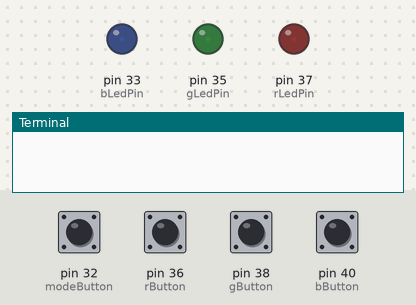
Simulated run of this program. Board: Raspberry Pi (header pin numbers). Shown: output pins drawn as LEDs (lit = HIGH), the last lines printed to the terminal. The test bench sets the inputs (shaded band); at power-on: pin 32 (modeButton), pin 36 (rButton), pin 38 (gButton), pin 40 (bButton) LOW.

Above: at 1.2 s.
1.3 s: pin 36 (rButton) pulled HIGH for 1 s
At 3.2 s:
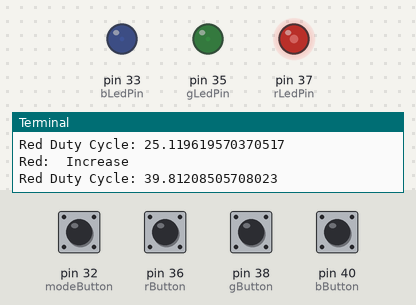
4.3 s: pin 38 (gButton) pulled HIGH for 1 s
At 5.6 s:
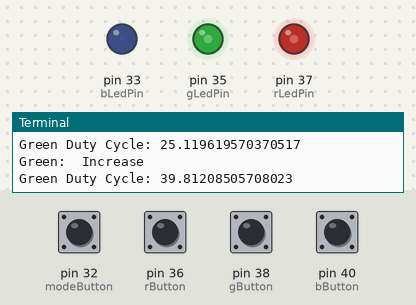
7.3 s: pin 40 (bButton) pulled HIGH for 1 s
At 9.3 s:
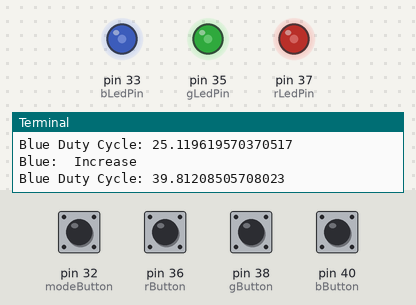
10.3 s: pin 36 (rButton) pulled HIGH for 0.15 s
At 11.0 s:
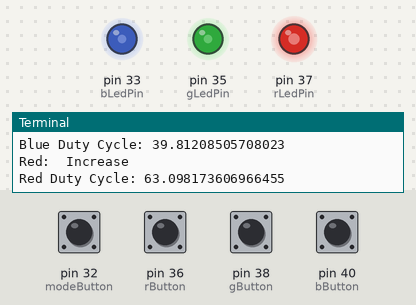
11.9 s: pin 38 (gButton) pulled HIGH for 0.15 s
At 12.9 s:
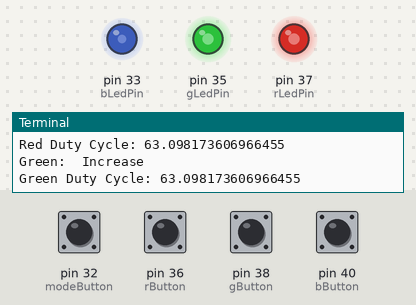
13.5 s: pin 40 (bButton) pulled HIGH for 0.15 s
At 14.0 s:
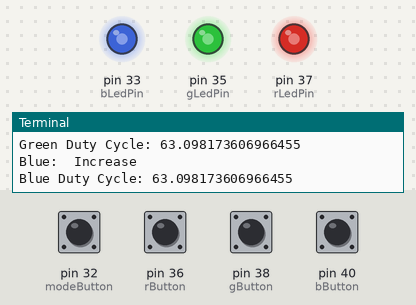
Timing chart, 0 to 16.1 s (numbered marks = the images above; inputs shaded):
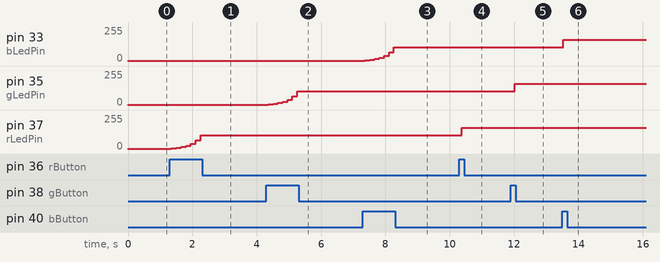

The program:

rgb-dimmer-buttons.py
```python
#rgb dimmer buttons
# rgb-buttons.py
import RPi.GPIO as GPIO
from time import sleep

GPIO.setmode(GPIO.BOARD)

rLedPin = 37
gLedPin = 35
bLedPin = 33

rButton = 36
gButton = 38
bButton = 40
modeButton = 32
GPIO.setup(rLedPin, GPIO.OUT)
GPIO.setup(gLedPin, GPIO.OUT)
GPIO.setup(bLedPin, GPIO.OUT)

#GPIO.output(rLedPin, 0)
#GPIO.output(gLedPin, 0)
#GPIO.output(bLedPin, 0)

GPIO.setup(rButton, GPIO.IN,  pull_up_down=GPIO.PUD_DOWN)
GPIO.setup(gButton, GPIO.IN,  pull_up_down=GPIO.PUD_DOWN)
GPIO.setup(bButton, GPIO.IN,  pull_up_down=GPIO.PUD_DOWN)
GPIO.setup(modeButton, GPIO.IN,  pull_up_down=GPIO.PUD_DOWN)
modeState = 1
modeStateOld = 1
rState = 0
gState = 0
bState = 0

rStateOld = 0
gStateOld = 0
bStateOld = 0

rDC = .9
gDC = .9
bDC = .9

rPWM = GPIO.PWM(rLedPin,100)
gPWM = GPIO.PWM(gLedPin,100)
bPWM = GPIO.PWM(bLedPin,100)

GPIO.output(rLedPin, False)
GPIO.output(gLedPin, False)
GPIO.output(bLedPin, False)
rBP = 1
bBP = 1
gBP = 1
rDutyCycle = 1.01
gDutyCycle = 1.01
bDutyCycle = 1.01

rDutyCycleOld = 1.01
gDutyCycleOld = 1.01
bDutyCycleOld = 1.01
rPWM.start(rDutyCycle)
gPWM.start(gDutyCycle)
bPWM.start(bDutyCycle)
stateChangeType = "Increase"
try:

    while True:
        rState = GPIO.input(rButton)
        gState = GPIO.input(gButton)
        bState = GPIO.input(bButton)
        modeState = GPIO.input(modeButton)
        if modeState == 1:
            modeStateOld = not modeStateOld
            if modeStateOld == 1:
                print("Mode State: Increase")
                stateChangeType = "Increase"
            else:
                print("Mode State: Decrease")
                stateChangeType = "Decrease"
        if rState == 1:
            if modeStateOld == 1:
                rBP += 1
            else:
                rBP -= 1
            rDutyCycle = (1.5849) ** rBP
            print("Red: ", stateChangeType)
        if gState == 1:
            if modeStateOld == 1:
                gBP += 1
            else:
                gBP -= 1
            gDutyCycle = (1.5849) ** gBP
            print("Green: ", stateChangeType)
        if bState == 1:
            if modeStateOld == 1:
                bBP += 1
            else:
                bBP -= 1
            bDutyCycle = (1.5849) ** bBP
            print("Blue: ", stateChangeType)

        rBP = max(min(rBP, 10), 1)
        gBP = max(min(gBP, 10), 1)
        bBP = max(min(bBP, 10), 1)
        rDutyCycle = max(min(rDutyCycle, 99), 1)
        gDutyCycle = max(min(gDutyCycle, 99), 1)
        bDutyCycle = max(min(bDutyCycle, 99), 1)

        if rDutyCycle != rDutyCycleOld:
            rPWM.ChangeDutyCycle(rDutyCycle)
            rDutyCycleOld = rDutyCycle
            print("Red Duty Cycle:", rDutyCycle)
        if gDutyCycle != gDutyCycleOld:
            gPWM.ChangeDutyCycle(gDutyCycle)
            gDutyCycleOld = gDutyCycle
            print("Green Duty Cycle:", gDutyCycle)
        if bDutyCycle != bDutyCycleOld:
            bPWM.ChangeDutyCycle(bDutyCycle)
            bDutyCycleOld = bDutyCycle
            print("Blue Duty Cycle:", bDutyCycle)

        sleep(.15)

except KeyboardInterrupt:
    print("cleanup complete.")
    GPIO.cleanup()

GPIO.cleanup()
```

Measured:
- after the input at 1.3 s, pin 37 (rLedPin): moves from 3/255 to 102/255 over 0.90 s, starting after 0.05 s
- after the input at 4.3 s, pin 35 (gLedPin): moves from 3/255 to 102/255 over 0.90 s, starting after 0.06 s
- after the input at 7.3 s, pin 33 (bLedPin): moves from 3/255 to 102/255 over 0.90 s, starting after 0.06 s
- after the input at 10.3 s, pin 37 (rLedPin): 102/255 → 161/255 after 0.07 s
- after the input at 11.9 s, pin 35 (gLedPin): 102/255 → 161/255 after 0.12 s
- after the input at 13.5 s, pin 33 (bLedPin): 102/255 → 161/255 at once
